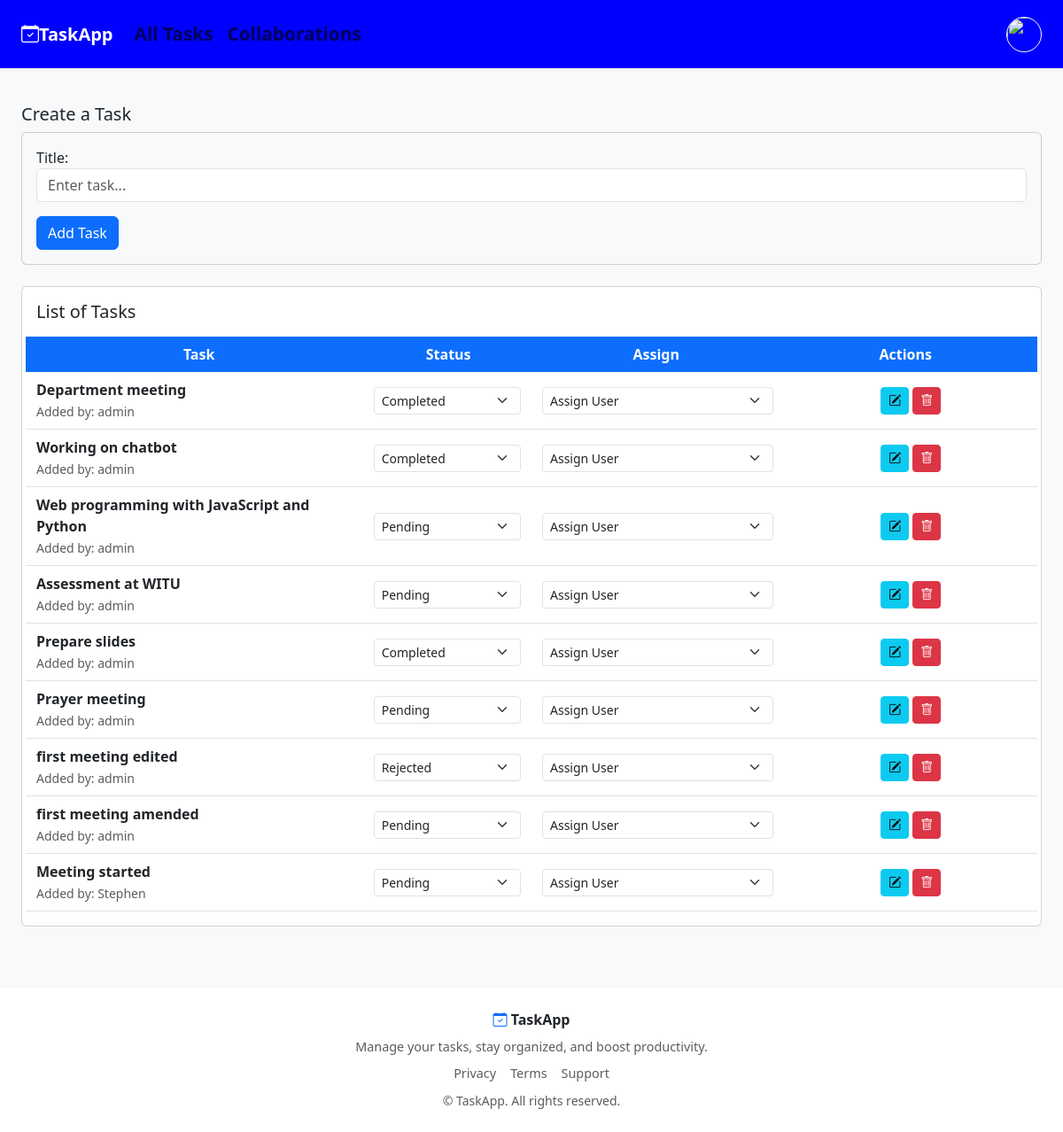
Page / (signed in) on the earlier database version.
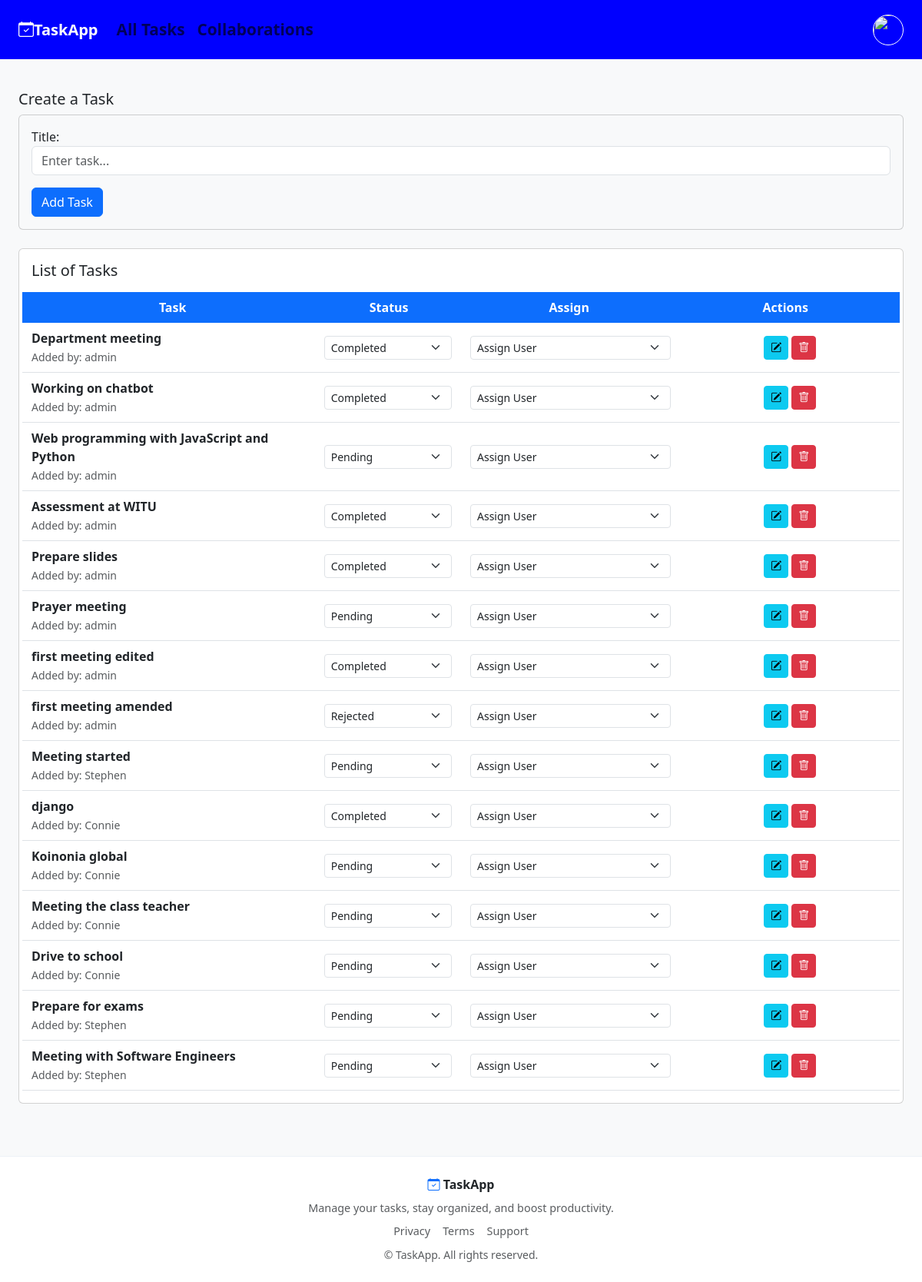
Same page on the later database version.
### core/models.py (models this page shows, shortened)
class Task(models.Model):
    STATUS_CHOICES = [
        ('pending', 'Pending'),
        ('completed', 'Completed'),
        ('rejected', 'Rejected'),
    ]
    created_by = models.ForeignKey(User, on_delete=models.CASCADE, related_name="created_tasks",default=1)
    assigned_to = models.ManyToManyField(User, related_name='assigned_tasks')
    title = models.CharField(max_length=255)
    status = models.CharField(max_length=10, choices=STATUS_CHOICES, default='pending')
    created_at = models.DateTimeField(auto_now_add=True)

### core/views.py (the view)
# urls.py: path('', views.task_list, name='task_list'),
@login_required
def task_list(request):
    tasks = Task.objects.all()
    users = User.objects.all()
    form = TaskForm()
    return render(request, 'tasks.html', {
        'tasks': tasks,
        'form': form,
        'users': users,
        'user': request.user
    })

### core/forms.py
class TaskForm(forms.ModelForm):
    class Meta:
        model = Task
        fields = ['title']
        widgets = {
            'title': forms.TextInput(attrs={
                'class': 'form-control',
                'placeholder': 'Enter task...'
            }),
        }

### core/templates/tasks.html (shortened to what this page needs)
<!DOCTYPE html>
<html>
<head>
    <link href="https://cdn.jsdelivr.net/npm/bootstrap@5.3.3/dist/css/bootstrap.min.css" rel="stylesheet">
    <link href="https://cdn.jsdelivr.net/npm/bootstrap-icons/font/bootstrap-icons.css" rel="stylesheet">
</head>
<body class="bg-light">
    <nav class="navbar navbar-expand-lg  text-dark px-4"
    style="background:rgb(0, 0, 255);
            color:white;
            padding:15px 30px;
            font-size:1.3rem;
            font-weight:700;">
        <a class="navbar-brand fw-bolder text-white " href="#"><i class="bi bi-calendar-check"></i>TaskApp</a>
        <div class="collapse navbar-collapse" id="navbarNav">
            <ul class="navbar-nav">
                <li class="nav-item">
                    <a class="nav-link" href="#">All Tasks</a>
                </li>
                <li class="nav-item">
                    <a class="nav-link" href="#">Collaborations</a>
                </li>
            </ul>
            <div class="ms-auto">
                {% if user.is_authenticated %}
                <div class="dropdown">
                        {% if user.userprofile.profile_picture %}
                        <a href="{% url 'update_profile' %}"><img src="{{ user.userprofile.profile_picture.url }}" width="40" height="40"
                             class="rounded-circle object-fit-cover border border-1 border-white"
                             ></a>
                        {% else %}
                        <a href="{% url 'update_profile' %}"><img src="/media/default.png" width="40" height="40"
                             class="rounded-circle object-fit-cover border border-1 border-white"></a>
                        {% endif %}
                </div>
                {% endif %}
            </div>
        </div>
    </nav>
    <div class="px-4 py-3">
    <h5 class="mt-4">Create a Task</h5>
    <div class="card mb-4 bg-light">
        <div class="card-body">
            <form method="POST" action="{% url 'create_task' %}">
                <div class="mb-3">
                    {{ form.title.label_tag }}
                    {{ form.title }}
                </div>
                <button type="submit" class="btn btn-primary">Add Task</button>
            </form>
        </div>
    </div>
    <div class="card p-3 mb-5">
        <h5 class="mb-3">List of Tasks</h5>
        <div class="row bg-primary text-white p-2 fw-bold text-center">
            <div class="col-md-4">Task</div>
            <div class="col-md-2">Status</div>
            <div class="col-md-3">Assign</div>
            <div class="col-md-3">Actions</div>
        </div>
        {% for task in tasks %}
        <div class="row align-items-center text-center border-bottom py-2">
            <div class="col-md-4 text-start">
                <strong>{{ task.title }}</strong><br>
                <small class="text-muted">Added by: {{ task.created_by }}</small>
            </div>
            <div class="col-md-2">
                {% if request.user == task.created_by or user.is_superuser or request.user in task.assigned_to.all %}
                <form method="POST" action="{% url 'update_task' task.id %}">
                    <select name="status" class="form-select form-select-sm" onchange="this.form.submit()">
                        <option value="pending" {% if task.status == 'pending' %}selected{% endif %}>Pending</option>
                        <option value="completed" {% if task.status == 'completed' %}selected{% endif %}>Completed</option>
                        <option value="rejected" {% if task.status == 'rejected' %}selected{% endif %}>Rejected</option>
                    </select>
                </form>
                {% endif %}
            </div>
            <div class="col-md-3">
                {% if request.user == task.created_by or user.is_superuser %}
                <form method="POST" action="{% url 'assign_task' task.id %}">
                    <select name="assigned_user" class="form-select form-select-sm" onchange="this.form.submit()">
                        <option value="">Assign User</option>
                    </select>
                </form>
                {% endif %}
            </div>
            <div class="col-md-3">
                {% if request.user == task.created_by or user.is_superuser %}
                <button class="btn btn-sm btn-info" onclick="toggleEdit({{ task.id }})">
                    <i class="bi bi-pencil-square"></i>
                </button>
                <form method="POST" action="{% url 'delete_task' task.id %}" class="d-inline">
                    <button class="btn btn-sm btn-danger">
                        <i class="bi bi-trash"></i>
                    </button>
                </form>
                {% endif %}
            </div>
        </div>
        {% endfor %}
    </div>
</div>
<footer class="task-footer mt-1">
    <div class="container text-center py-4">
        <div class="mb-2">
            <i class="bi bi-calendar-check text-primary"></i>
            <strong>TaskApp</strong>
        </div>
        <p class="text-muted mb-2" style="font-size:0.9rem;">
            Manage your tasks, stay organized, and boost productivity.
        </p>
        <div class="d-flex justify-content-center gap-3 mb-2">
            <a href="#" class="text-muted">
                Privacy
            </a>
            <a href="#" class="text-muted">
                Terms
            </a>
            <a href="#" class="text-muted">
                Support
            </a>
        </div>
        <small class="text-muted">
            © {{ now|date:"Y" }} TaskApp. All rights reserved.
        </small>
    </div>
</footer>
</body>
</html>

### core/templates/tasks.html (style rules this page uses)
.task-footer { background: #ffffff; border-top: 1px solid #edf2f7; }
.task-footer a { text-decoration: none; font-size: 0.9rem; }

Differences in the rows shown:
changed Task "Assessment at WITU": status "Pending" → "Completed"
changed Task "first meeting edited": status "Rejected" → "Completed"
changed Task "first meeting amended": status "Pending" → "Rejected"
added Task: title "django", created_by "Connie", status "Completed"
added Task: title "Koinonia global", created_by "Connie", status "Pending"
added Task: title "Meeting the class teacher", created_by "Connie", status "Pending"
added Task: title "Drive to school", created_by "Connie", status "Pending"
added Task: title "Prepare for exams", created_by "Stephen", status "Pending"
added Task: title "Meeting with Software Engineers", created_by "Stephen", status "Pending"
